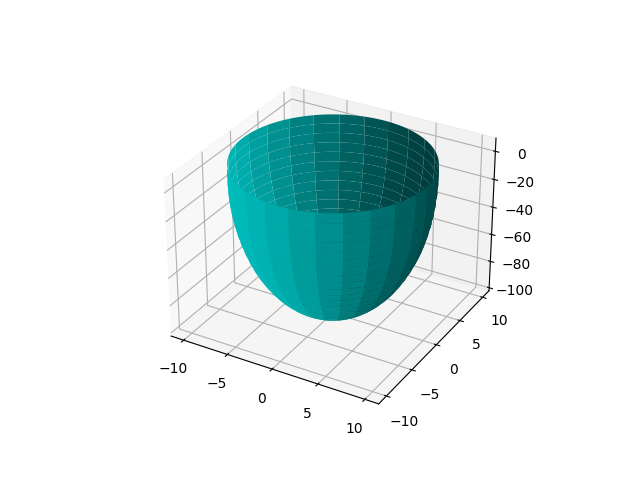

The script that drew this image:
from mpl_toolkits.mplot3d import Axes3D
import matplotlib.pyplot as plt
import numpy as np
fig = plt.figure()
ax = fig.add_subplot(111, projection='3d')
p=1
q=1.5


u = np.linspace(0, 2 * np.pi, 100)
v = np.linspace(0+q,p * np.pi, p*100)
x = 10 * np.outer(np.cos(u), np.sin(v)) 
y = 10 * np.outer(np.sin(u), np.sin(v)) 
z = 100 * np.outer(np.ones(np.size(u)), np.cos(v)) 
ax.plot_surface(x, y, z,  rstride=4, cstride=4, color='c')
plt.show()
